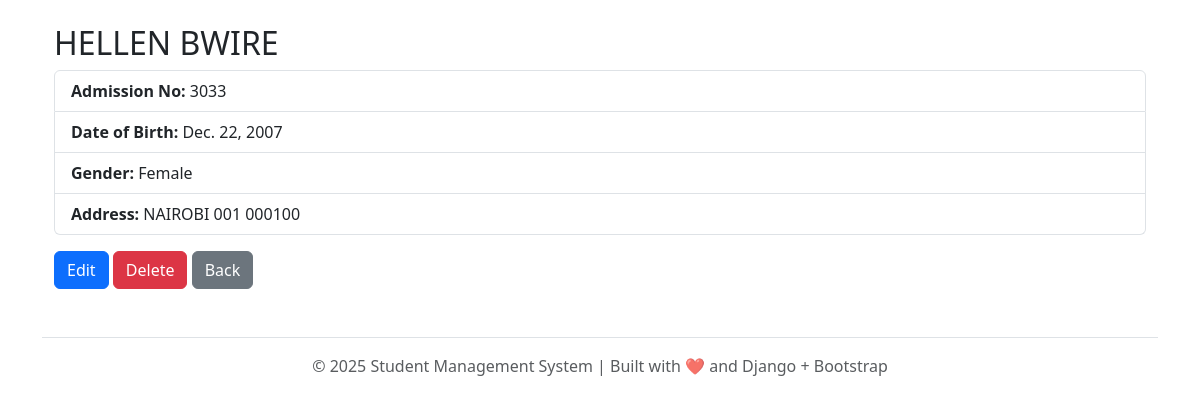
The app's page /student/students/2/ (signed in) with its own data.
### student/models.py (models this page shows, shortened)
class Student(models.Model):
    GENDER_CHOICES = [
        ('M', 'Male'),
        ('F', 'Female'),
    ]
    admission_number = models.CharField( max_length = 20, unique= True)
    first_name = models.CharField(max_length= 100 )
    last_name = models.CharField(max_length= 100 )
    dob = models.DateField()
    gender = models.CharField(max_length=1, choices= GENDER_CHOICES )
    address = models.TextField(blank=True, null=True)
    created_at = models.DateTimeField(auto_now_add=True)

### student/views.py (the view)
# urls.py: path('students/<int:pk>/', views.student_detail, name='student_detail'),
@login_required(login_url='login')
def student_detail(request, pk):
    student = get_object_or_404(Student, pk=pk)
    return render(request, 'student/student_detail.html', {'student': student})

### student/templates/student/student_detail.html
{% extends 'base.html' %}
{% block content %}
<div class="container mt-4">
  <h2>{{ student.first_name }} {{ student.last_name }}</h2>
  <ul class="list-group">
    <li class="list-group-item"><strong>Admission No:</strong> {{ student.admission_number }}</li>
    <li class="list-group-item"><strong>Date of Birth:</strong> {{ student.dob }}</li>
    <li class="list-group-item"><strong>Gender:</strong> {{ student.get_gender_display }}</li>
    <li class="list-group-item"><strong>Address:</strong> {{ student.address }}</li>
  </ul>
  <a href="{% url 'student_update' student.pk %}" class="btn btn-primary mt-3">Edit</a>
  <a href="{% url 'student_delete' student.pk %}" class="btn btn-danger mt-3">Delete</a>
  <a href="{% url 'student_list' %}" class="btn btn-secondary mt-3">Back</a>
</div>
{% endblock %}

### records on screen
Student: first_name "HELLEN", last_name "BWIRE", admission_number "3033", dob "Dec. 22, 2007", gender "Female", address "NAIROBI 001 000100"

### other values on screen
{{ year|default:2025 }} "2025"
